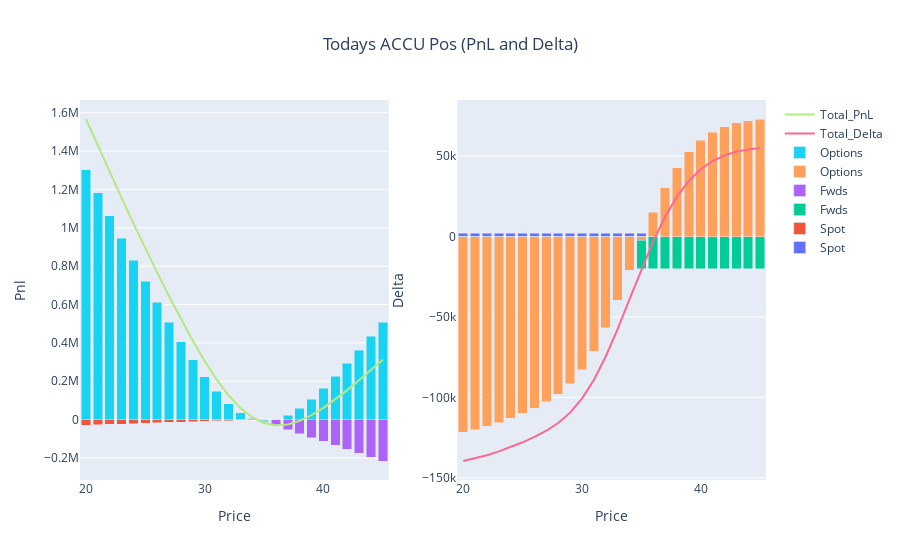

Here is the notebook cell this chart was saved with:
### Markdown cell above
# Today's Position

### Code cell
## USE THIS STYLE OF GRAPHING FOR TODAY DATE ENTRY ##
position_functions = Position_Reporting(positions, 'ACCU', current_date)
pnl, delta, theta, vega, value = position_functions.combine_frame()

fig_d = go.Figure()

fig_d.add_trace(go.Bar(x=delta.Price, y=delta.Spot, name='Spot', base=0))
fig_d.add_trace(go.Bar(x=delta.Price, y=delta.Fwds, name='Fwds', base=0))
fig_d.add_trace(go.Bar(x=delta.Price, y=delta.Options, name='Options', base=0))
fig_d.add_trace(go.Scatter(x=delta.Price, y=delta.Total_Delta, mode='lines', name='Total_Delta'))

#fig_d.update_layout(title='ACCU Delta Today', xaxis_title='Price', yaxis_title='Delta', barmode='stack')
#fig_d.show()

#~~~~~~~~~~~~~~~~~~~~~~~~~~~~~~~~~
fig_p = go.Figure()

fig_p.add_trace(go.Bar(x=pnl.Price, y=pnl.Spot, name='Spot', base=0))
fig_p.add_trace(go.Bar(x=pnl.Price, y=pnl.Fwds, name='Fwds', base=0))
fig_p.add_trace(go.Bar(x=pnl.Price, y=pnl.Options, name='Options', base=0))
fig_p.add_trace(go.Scatter(x=pnl.Price, y=pnl.Total_Pnl, mode='lines', name='Total_PnL'))

#fig_p.update_layout(title='ACCU PnL Today', xaxis_title='Price', yaxis_title='pnl', barmode='stack')
#fig_p.show()


#~~~~~~~~~~~~~~~~~~~~~~~~~~~~~~~
fig = make_subplots(rows=1, cols=2)
for i in range(0,len(fig_d.data)):
    fig.add_trace(fig_d.data[i], row=1, col=2)
    fig.add_trace(fig_p.data[i], row=1, col=1)
    
fig.update_layout(title={'text': 'Todays ACCU Pos (PnL and Delta)','x': 0.5,'xanchor': 'center'}, barmode='stack')

fig.update_xaxes(title_text="Price", row=1, col=1)
fig.update_yaxes(title_text="Pnl", row=1, col=1)
fig.update_xaxes(title_text="Price", row=1, col=2)
fig.update_yaxes(title_text="Delta", row=1, col=2)    
fig.show()

### Figure 1 — Plotly figure (JSON) as saved in the notebook; plotly's stock layout.template omitted (floating-point values rounded to 4 significant figures)
{"data": [{"base": 0, "name": "Spot", "type": "bar", "x": [20, 21, 22, 23, 24, 25, 26, 27, 28, 29, 30, 31, 32, 33, 34, 35, 36, 37, 38, 39, 40, 41, 42, 43, 44, 45], "xaxis": "x2", "y": [2030, 2030, 2030, 2030, 2030, 2030, 2030, 2030, 2030, 2030, 2030, 2030, 2030, 2030, 2030, 2030, 2030, 2030, 2030, 2030, 2030, 2030, 2030, 2030, 2030, 2030], "yaxis": "y2"}, {"base": 0, "name": "Spot", "type": "bar", "x": [20, 21, 22, 23, 24, 25, 26, 27, 28, 29, 30, 31, 32, 33, 34, 35, 36, 37, 38, 39, 40, 41, 42, 43, 44, 45], "xaxis": "x", "y": [-29130.0, -27100.0, -25070.0, -23040.0, -21010.0, -18980.0, -16950.0, -14920.0, -12890.0, -10860.0, -8831.0, -6801.0, -4771.0, -2741.0, -710.5, 1319.0, 3349.0, 5379.0, 7409.0, 9439.0, 11470.0, 13500.0, 15530.0, 17560.0, 19590.0, 21620.0], "yaxis": "y"}, {"base": 0, "name": "Fwds", "type": "bar", "x": [20, 21, 22, 23, 24, 25, 26, 27, 28, 29, 30, 31, 32, 33, 34, 35, 36, 37, 38, 39, 40, 41, 42, 43, 44, 45], "xaxis": "x2", "y": [-20000, -20000, -20000, -20000, -20000, -20000, -20000, -20000, -20000, -20000, -20000, -20000, -20000, -20000, -20000, -20000, -20000, -20000, -20000, -20000, -20000, -20000, -20000, -20000, -20000, -20000], "yaxis": "y2"}, {"base": 0, "name": "Fwds", "type": "bar", "x": [20, 21, 22, 23, 24, 25, 26, 27, 28, 29, 30, 31, 32, 33, 34, 35, 36, 37, 38, 39, 40, 41, 42, 43, 44, 45], "xaxis": "x", "y": [293700.0, 273300.0, 252900.0, 232600.0, 212200.0, 191800.0, 171400.0, 151000.0, 130600.0, 110200.0, 89860.0, 69480.0, 49090.0, 28710.0, 8324.0, -12060.0, -32450.0, -52830.0, -73220.0, -93600.0, -114000.0, -134400.0, -154800.0, -175100.0, -195500.0, -215900.0], "yaxis": "y"}, {"base": 0, "name": "Options", "type": "bar", "x": [20, 21, 22, 23, 24, 25, 26, 27, 28, 29, 30, 31, 32, 33, 34, 35, 36, 37, 38, 39, 40, 41, 42, 43, 44, 45], "xaxis": "x2", "y": [-121600.0, -120000.0, -118000.0, -115600.0, -113000.0, -110000.0, -106600.0, -102800.0, -97970.0, -91550.0, -82800.0, -71180.0, -56600.0, -39540.0, -21040.0, -2432.0, 15000.0, 30280.0, 42850.0, 52640.0, 59870.0, 64980.0, 68450.0, 70730.0, 72200.0, 73130.0], "yaxis": "y2"}, {"base": 0, "name": "Options", "type": "bar", "x": [20, 21, 22, 23, 24, 25, 26, 27, 28, 29, 30, 31, 32, 33, 34, 35, 36, 37, 38, 39, 40, 41, 42, 43, 44, 45], "xaxis": "x", "y": [1303000.0, 1182000.0, 1063000.0, 946400.0, 832100.0, 720600.0, 612300.0, 507500.0, 407000.0, 312100.0, 224700.0, 147500.0, 83340.0, 35100.0, 4743.0, -6947.0, -516.3, 22330.0, 59130.0, 107100.0, 163600.0, 226100.0, 293000.0, 362600.0, 434200.0, 506900.0], "yaxis": "y"}, {"mode": "lines", "name": "Total_Delta", "type": "scatter", "x": [20, 21, 22, 23, 24, 25, 26, 27, 28, 29, 30, 31, 32, 33, 34, 35, 36, 37, 38, 39, 40, 41, 42, 43, 44, 45], "xaxis": "x2", "y": [-139600.0, -138000.0, -136000.0, -133600.0, -130900.0, -127900.0, -124600.0, -120800.0, -115900.0, -109500.0, -100800.0, -89150.0, -74570.0, -57510.0, -39010.0, -20400.0, -2968.0, 12310.0, 24880.0, 34670.0, 41900.0, 47010.0, 50480.0, 52760.0, 54230.0, 55160.0], "yaxis": "y2"}, {"mode": "lines", "name": "Total_PnL", "type": "scatter", "x": [20, 21, 22, 23, 24, 25, 26, 27, 28, 29, 30, 31, 32, 33, 34, 35, 36, 37, 38, 39, 40, 41, 42, 43, 44, 45], "xaxis": "x", "y": [1568000.0, 1429000.0, 1291000.0, 1156000.0, 1023000.0, 893400.0, 766700.0, 643600.0, 524800.0, 411500.0, 305700.0, 210100.0, 127700.0, 61070.0, 12360.0, -17690.0, -29610.0, -25120.0, -6674.0, 22950.0, 61040.0, 105300.0, 153800.0, 205100.0, 258200.0, 312600.0], "yaxis": "y"}], "layout": {"barmode": "stack", "title": {"text": "Todays ACCU Pos (PnL and Delta)", "x": 0.5, "xanchor": "center"}, "xaxis": {"anchor": "y", "domain": [0, 0.45], "title": {"text": "Price"}}, "xaxis2": {"anchor": "y2", "domain": [0.55, 1], "title": {"text": "Price"}}, "yaxis": {"anchor": "x", "domain": [0, 1], "title": {"text": "Pnl"}}, "yaxis2": {"anchor": "x2", "domain": [0, 1], "title": {"text": "Delta"}}}}
